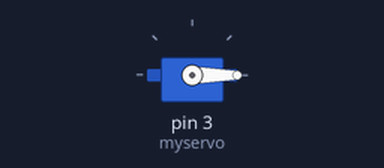
Simulated run of this sketch. Board: Arduino Uno, built with avr-gcc and run on an emulated ATmega328P. On the bench: servo. What the sketch prints to the serial monitor is not drawn.

Above: at 0.05 s.
At 3.0 s:
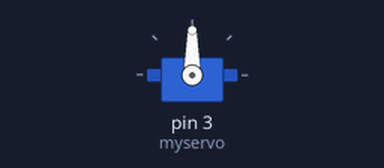
At 6.0 s:
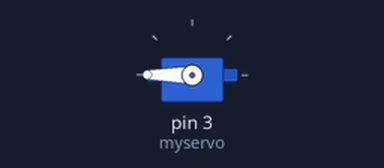
Timing chart, 0 to 7.8 s (numbered marks = the images above):
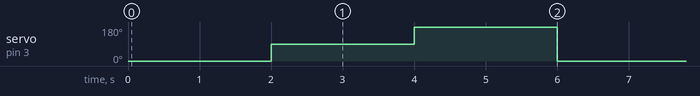

Measured:
- by itself, servo on pin 3 (myservo): repeats every 6.0 s: 180° 2.0 s, 0° 2.0 s, 90° 2.0 s

The sketch:

2_Check_Servo_Stop_Angle.ino
```cpp
#include <Servo.h>
Servo myservo;

void setup() {
  myservo.attach(3);
  Serial.begin(9600);
  Serial.println("Testing servo angles...");
}

void loop() {
  myservo.write(0);
  delay(2000);
  myservo.write(90);
  delay(2000);
  myservo.write(180);
  delay(2000);
}
```

4_Write_Goal_Reflection.ino
```cpp
/*
  ✅ PROJECT GOAL:
  - Detect a car using an ultrasonic sensor.
  - Open gate automatically using a servo motor.

  ✅ WHAT THIS CODE DOES:
  - Reads distance using HC-SR04.
  - If distance < 6 cm, the servo rotates to 90° to open the gate.
  - Otherwise, it stays closed.

  ✅ HOW IT MEETS THE GOAL:
  - Uses simple components and logic.
  - Automatically reacts to real-time sensor input.
  - Tested multiple times for consistent behavior.
*/
```
